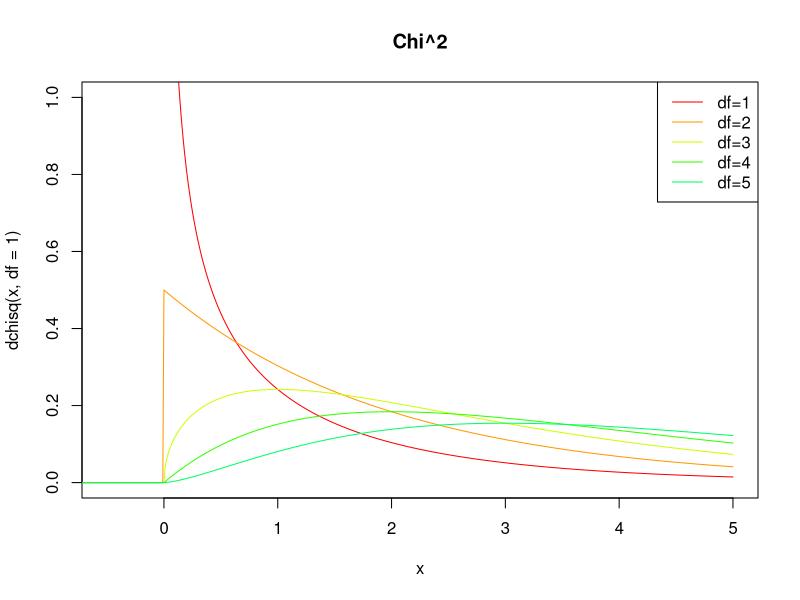
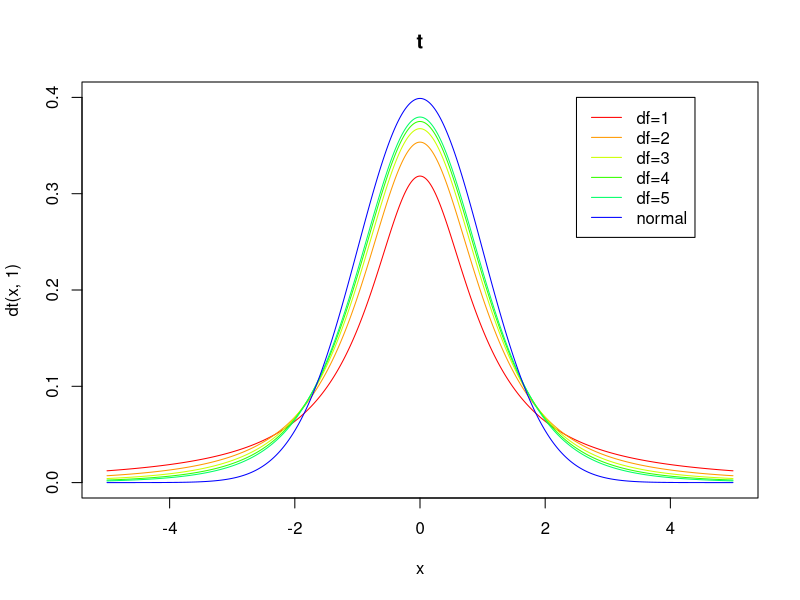

These figures' R source, in order:
## Ex 4/1
##############################################################
## R code contributed by Tim Keno Bischoff + titles added (MM)

par(mfrow=c(1,1))
cols <- rainbow(10)
x <- seq(from=-5, to=5, by=0.01)

# a)
plot.new()
plot(
  x, dchisq(x, df=1), col=cols[1], type="l", xlim=c(-0.5,5), ylim=c(0, 1), main="Chi^2"
)
for (i in 2:5){
  lines(x, dchisq(x, df=i), col=cols[i])
}
legend(
  "topright",
  legend=c("df=1", "df=2", "df=3", "df=4", "df=5"),
  col=cols[1:5],
  lty=c(1,1,1,1,1)
)

# b)
plot.new()
plot(
  x, dt(x, 1), type="l", col=cols[1],
  ylim=c(0, 0.4), main="t"
)
for (i in 2:5){
  lines(x, dt(x, i), col=cols[i])
}
lines(
  x, dnorm(x), col="blue"
)
legend(
  2.5, 0.4,
  legend=c("df=1", "df=2", "df=3", "df=4", "df=5","normal"),
  col=c(cols[1:5],"blue"),  ## normal added to legend (MM)
  lty=c(1,1,1,1,1)
)

# c)
chi_sq_data_1 <- rchisq(100000, 1)
chi_sq_data_3 <- rchisq(100000, 3)
chi_sq_data_6 <- rchisq(100000, 6)
chi_sq_data_9 <- rchisq(100000, 40)

r_data_1 <- rt(100000, 1)
r_data_3 <- rt(100000, 3)
r_data_6 <- rt(100000, 6)
r_data_9 <- rt(100000, 40)

chi_sq_means <- c(mean(chi_sq_data_1), mean(chi_sq_data_3), mean(chi_sq_data_6), mean(chi_sq_data_9))
chi_sq_vars <- c(var(chi_sq_data_1), var(chi_sq_data_3), var(chi_sq_data_6), var(chi_sq_data_9))
t_means <- c(mean(r_data_1), mean(r_data_3), mean(r_data_6), mean(r_data_9))
t_vars <- c(var(r_data_1), var(r_data_3), var(r_data_6), var(r_data_9))

data.frame(
  "Chi squared means"=chi_sq_means,
  "Chi squared vars"=chi_sq_vars,
  "T means"=t_means,
  "T vars"=t_vars,
  row.names=c(1, 3, 6, 9)
)
